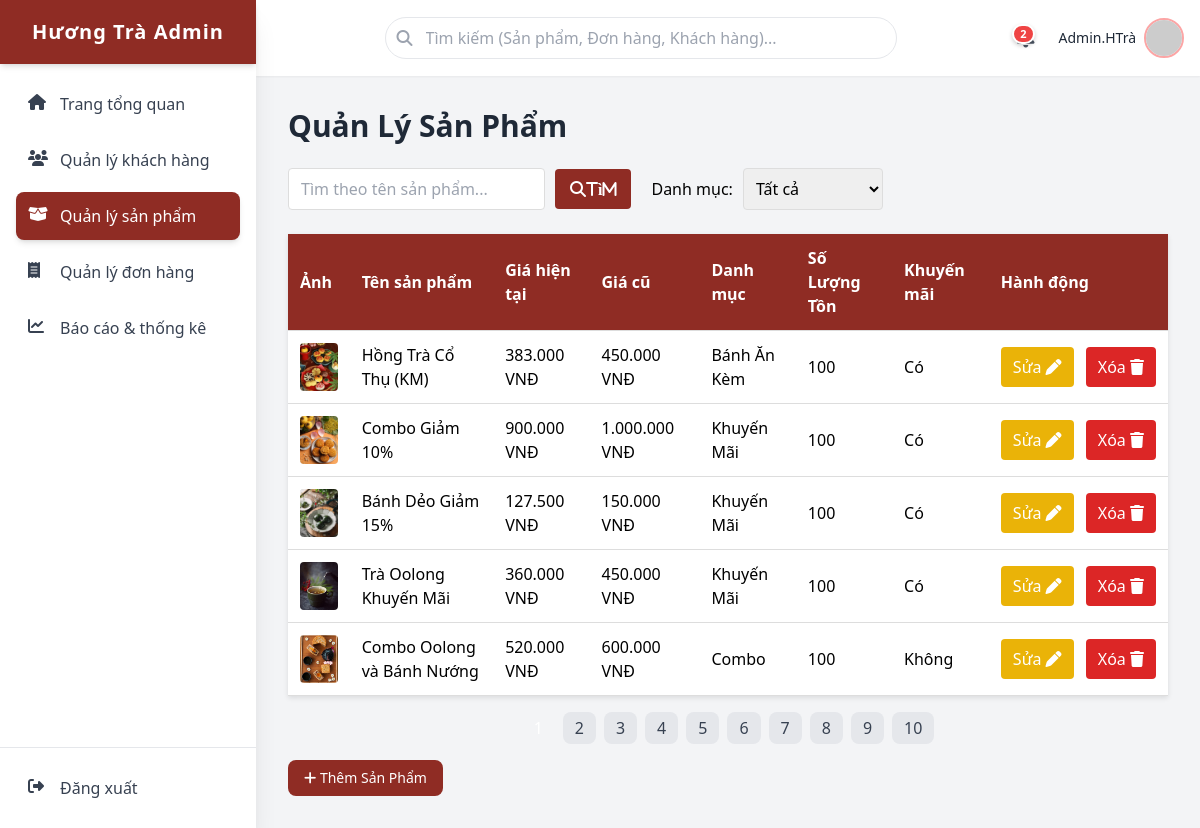
/admin/html/products.php, run on the app's committed database.
### tables this page shows
CREATE TABLE `sanpham` (
  `MaSanPham` bigint(20) UNSIGNED NOT NULL,
  `TenSanPham` varchar(200) NOT NULL,
  `MoTa` text DEFAULT NULL,
  `Gia` decimal(12,2) NOT NULL,
  `GiaCu` decimal(12,2) DEFAULT NULL,
  `HinhAnh` varchar(255) DEFAULT NULL,
  `SoLuongTon` int(10) UNSIGNED NOT NULL DEFAULT 100,
  `TrangThai` tinyint(4) NOT NULL DEFAULT 1,
  `NgayTao` datetime NOT NULL DEFAULT current_timestamp(),
  `IsPromo` tinyint(4) NOT NULL DEFAULT 0,
  `Loai` varchar(150) DEFAULT NULL,
  `Popularity` int(10) UNSIGNED DEFAULT 0,
  `NewProduct` tinyint(4) NOT NULL DEFAULT 0
);

### admin/controller/Product_Controller.php (called while the page is built, shortened)
<?php
class Product_Controller
{
    public static function handle(): array
    {
        return self::index();
    }
    private static function getConnection(): mysqli
    {
        $db = Database::getInstance();
        return $db->getConnection();
    }
    private static function index(): array
    {
        $conn = self::getConnection();
        $per_page = max(1, (int)($_GET['per_page'] ?? 5));
        $page     = max(1, (int)($_GET['page']     ?? 1));
        $params = [];
        $wheres = [];
        $promoJoin = "
            LEFT JOIN sanpham_khuyenmai kmsp ON kmsp.MaSanPham = s.MaSanPham
            LEFT JOIN khuyenmai km ON km.MaKhuyenMai = kmsp.MaKhuyenMai
                AND NOW() BETWEEN km.NgayBatDau AND km.NgayKetThuc
        ";
        $whereSql = $wheres ? ('WHERE ' . implode(' AND ', $wheres)) : '';
        $sql = "
            SELECT COUNT(DISTINCT s.MaSanPham) AS total
            FROM sanpham s
            LEFT JOIN sanpham_danhmuc sdm ON s.MaSanPham = sdm.MaSanPham
            LEFT JOIN danhmucsanpham   dm  ON sdm.MaDanhMuc = dm.MaDanhMuc
            $promoJoin
            $whereSql
        ";
        $total_products = (int) self::fetchValue($conn, $sql, $params);
        $total_pages = max(1, (int)ceil($total_products / $per_page));
        $page        = min($page, $total_pages);
        $offset      = ($page - 1) * $per_page;
        $sqlList = "
            SELECT
                s.MaSanPham,
                s.TenSanPham,
                s.Gia,
                s.GiaCu,
                s.HinhAnh,
                s.SoLuongTon,
                s.TrangThai,
                s.NgayTao,
                GREATEST(
                    s.IsPromo,
                    CASE WHEN EXISTS (
                        SELECT 1
                        FROM sanpham_khuyenmai skm
                        JOIN khuyenmai k ON k.MaKhuyenMai = skm.MaKhuyenMai
                        WHERE skm.MaSanPham = s.MaSanPham
                          AND k.TrangThai = 1
                          AND NOW() BETWEEN k.NgayBatDau AND k.NgayKetThuc
                    ) THEN 1 ELSE 0 END
                ) AS IsPromo,
                s.Loai AS subCategory,
                s.Popularity,
                s.NewProduct,
                COALESCE(GROUP_CONCAT(DISTINCT dm.TenDanhMuc SEPARATOR ', '), '-') AS TenDanhMuc
            FROM sanpham s
            LEFT JOIN sanpham_danhmuc sdm ON s.MaSanPham = sdm.MaSanPham
            LEFT JOIN danhmucsanpham   dm  ON sdm.MaDanhMuc = dm.MaDanhMuc
            $promoJoin
            $whereSql
            GROUP BY s.MaSanPham
            ORDER BY s.NgayTao DESC, s.MaSanPham DESC
            LIMIT ?, ?
        ";
        $listParams = array_merge($params, [$offset, $per_page]);
        $product_list_paginated = self::fetchAll($conn, $sqlList, $listParams) ?? [];
        return compact(
            'product_list_paginated','total_products','per_page','page','total_pages',
            'notifications','notification_count',
            'cat','promo','category_options'
        );
    }
    private static function fetchValue(mysqli $conn, string $sql, array $params=[]){
        $r=self::fetchOne($conn,$sql,$params); return $r?array_values($r)[0]:null;
    }
    private static function fetchOne(mysqli $conn, string $sql, array $params=[]): ?array {
        $rows=self::fetchAll($conn,$sql,$params); return $rows[0]??null;
    }
    private static function fetchAll(mysqli $conn, string $sql, array $params=[]): array {
        $stmt=$conn->prepare($sql); if(!$stmt) return [];
        if ($params) self::bindParams($stmt,$params);
        $stmt->execute(); $res=$stmt->get_result(); $rows=$res?$res->fetch_all(MYSQLI_ASSOC):[];
        $stmt->close(); return $rows;
    }
    private static function bindParams(mysqli_stmt $stmt, array $params): void {
        $types=''; $bind=[];
        foreach($params as $p){ $types .= is_int($p)?'i':(is_float($p)?'d':'s'); $bind[]=$p; }
        $stmt->bind_param($types, ...$bind);
    }
}

### admin/html/products.php (the view, shortened to what this page needs)
<?php
require_once __DIR__ . '/../controller/Product_Controller.php';
$ctx = Product_Controller::handle();
extract($ctx, EXTR_OVERWRITE);
?>
    <h1 class="text-3xl font-bold text-gray-800 mb-6">Quản Lý Sản Phẩm</h1>
    <div class="filter-bar">
        <div class="search-group">
            <input type="text" id="search-input" placeholder="Tìm theo tên sản phẩm..." />
            <button id="btn-search" class="btn btn-search"><i class="fas fa-search">Tìm</i></button>
        </div>
        <div class="filter-group">
            <label for="filter-category">Danh mục:</label>
            <select id="filter-category" name="category">
                <option value="All">Tất cả</option>
            </select>
        </div>
    </div>
    <div class="product-table-container mt-6">
        <table id="product-list-table" class="product-table w-full">
            <thead>
            <tr>
                <th>Ảnh</th>
                <th>Tên sản phẩm</th>
                <th>Giá hiện tại</th>
                <th>Giá cũ</th>
                <th>Danh mục</th>
                <th>Số Lượng Tồn</th>
                <th>Khuyến mãi</th>
                <th>Hành động</th>
            </tr>
            </thead>
            <tbody>
            <?php if (!empty($product_list_paginated)): ?>
                <?php foreach ($product_list_paginated as $product): ?>
                    <?php
                    $ten     = $product['TenSanPham'] ?? $product['name']      ?? '';
                    $gia     = $product['Gia']        ?? 0;
                    $giaCu   = $product['GiaCu']      ?? null;
                    $catName = $product['TenDanhMuc'] ?? $product['DanhMuc']   ?? '';
                    $qty     = $product['SoLuongTon'] ?? $product['SoLuong']   ?? 0;
                    $promo   = isset($product['IsPromo']) ? (int)$product['IsPromo']
                            : (isset($product['isPromo']) ? (int)$product['isPromo'] : 0);
                    $img     = $product['HinhAnh']    ?? '';
                    ?>
                    <tr>
                        <td>
                            <?php if (!empty($img)): ?>
                                <img src="<?= htmlspecialchars($img, ENT_QUOTES) ?>"
                                     alt="<?= htmlspecialchars($ten, ENT_QUOTES) ?>"
                                     class="w-12 h-12 object-cover rounded" />
                            <?php else: ?>
                                <div class="w-12 h-12 bg-gray-200 rounded"></div>
                            <?php endif; ?>
                        </td>
                        <td><?= htmlspecialchars($ten, ENT_QUOTES) ?></td>
                        <td><?= number_format((float)$gia, 0, ',', '.') ?> VNĐ</td>
                        <td><?= $giaCu !== null ? number_format((float)$giaCu, 0, ',', '.') . ' VNĐ' : '-' ?></td>
                        <td><?= htmlspecialchars($catName ?: '-', ENT_QUOTES) ?></td>
                        <td><?= (int)$qty ?></td>
                        <td><?= $promo ? 'Có' : 'Không' ?></td>
                        <td class="text-center whitespace-nowrap space-x-2">
                            <button
                                    type="button"
                                    class="edit-product px-3 py-2 rounded bg-yellow-500 text-white"
                                    data-id="<?= (int)$product['MaSanPham'] ?>"
                                    data-name="<?= htmlspecialchars($product['TenSanPham'] ?? '', ENT_QUOTES) ?>"
                                    data-price="<?= (float)($product['Gia'] ?? 0) ?>"
                                    data-old-price="<?= ($product['GiaCu'] ?? '') !== '' ? (float)$product['GiaCu'] : '' ?>"
                                    data-category-id="<?= isset($product['MaDanhMuc']) ? (int)$product['MaDanhMuc'] : '' ?>"
                                    data-category-name="<?= htmlspecialchars($product['TenDanhMuc'] ?? ($product['DanhMuc'] ?? ''), ENT_QUOTES) ?>"
                                    data-promo="<?= (int)($product['IsPromo'] ?? 0) ?>"
                                    data-qty="<?= (int)($product['SoLuongTon'] ?? 0) ?>"
                                    data-image="<?= htmlspecialchars($product['HinhAnh'] ?? '', ENT_QUOTES) ?>"
                            >Sửa
                                <i class="fa-solid fa-pen"></i>
                            </button>
                            <button
                                    type="button"
                                    class="delete-product px-3 py-2 rounded bg-red-600 text-white"
                                    data-id="<?= (int)$product['MaSanPham'] ?>"
                                    data-name="<?= htmlspecialchars($product['TenSanPham'] ?? '', ENT_QUOTES) ?>"
                            >Xóa
                                <i class="fa-solid fa-trash"></i>
                            </button>
                        </td>
                    </tr>
                <?php endforeach; ?>
            <?php else: ?>
                <tr><td colspan="8" class="text-center py-6 text-gray-500">Không có sản phẩm.</td></tr>
            <?php endif; ?>
            </tbody>
        </table>
    </div>
    <div class="pagination mt-4 flex justify-center gap-2">
        <?php
        for ($i = 1; $i <= (int)$total_pages; $i++):
            $qs = $_GET ?? [];
            $qs['page'] = $i;
            $url = '?' . http_build_query($qs);
            $isActive = ((int)$i === (int)$page);
            ?>
            <a href="<?php echo htmlspecialchars($url); ?>"
               class="px-3 py-1 rounded-lg <?php echo $isActive ? 'bg-brand-bg text-white' : 'bg-gray-200 text-gray-700'; ?>">
                <?php echo $i; ?>
            </a>
        <?php endfor; ?>
    </div>
    <div class="mt-4">
        <button id="btn-add-product"
                class="py-2 px-4 brand-bg text-white rounded-lg brand-bg-hover transition duration-200 text-sm font-medium">
            <i class="fas fa-plus"></i> Thêm Sản Phẩm
        </button>
    </div>
    <link rel="stylesheet" href="../../admin/css/products.css" />
<?php
require_once __DIR__ . '/template.php';
?>

### admin/css/template.css (style rules this page uses)
.brand-bg { background-color: #8f2c24; }

### admin/css/products.css (style rules this page uses)
.brand-bg { background-color: #8f2c24; }
.product-table { width: 100%; border-collapse: collapse; background-color: white; box-shadow: 0 2px 5px rgba(0,0,0,0.1); }
.product-table th, .product-table td { padding: 12px; text-align: left; border-bottom: 1px solid #ddd; }
.product-table th { background-color: #8f2c24; color: white; }
.product-table img { vertical-align: middle; }
.filter-bar { display: flex; gap: 20px; margin-bottom: 20px; flex-wrap: wrap; }
.filter-bar .search-group { display: flex; align-items: center; gap: 10px; }
.filter-bar .search-group input { padding: 8px 12px; border: 1px solid #ddd; border-radius: 4px; }
.filter-bar .search-group button { padding: 8px 15px; background-color: #8f2c24; color: white; border: none; border-radius: 4px; cursor: pointer; }
.filter-bar .filter-group { display: flex; align-items: center; gap: 10px; }
.filter-bar .filter-group select, .filter-bar .filter-group input { padding: 8px; border: 1px solid #ddd; border-radius: 4px; }
.pagination a { text-decoration: none; }

### data on the page
sanpham: HinhAnh (picture), TenSanPham "Hồng Trà Cổ Thụ (KM)", Gia "383.000", GiaCu "450.000", catName "Bánh Ăn Kèm", SoLuongTon "100", shows "Có"
sanpham: HinhAnh (picture), TenSanPham "Combo Giảm 10%", Gia "900.000", GiaCu "1.000.000", catName "Khuyến Mãi", SoLuongTon "100", shows "Có"
sanpham: HinhAnh (picture), TenSanPham "Bánh Dẻo Giảm 15%", Gia "127.500", GiaCu "150.000", catName "Khuyến Mãi", SoLuongTon "100", shows "Có"
sanpham: HinhAnh (picture), TenSanPham "Trà Oolong Khuyến Mãi", Gia "360.000", GiaCu "450.000", catName "Khuyến Mãi", SoLuongTon "100", shows "Có"
sanpham: HinhAnh (picture), TenSanPham "Combo Oolong và Bánh Nướng", Gia "520.000", GiaCu "600.000", catName "Combo", SoLuongTon "100", shows "Không"

### other printed values
$notification_count "2"
